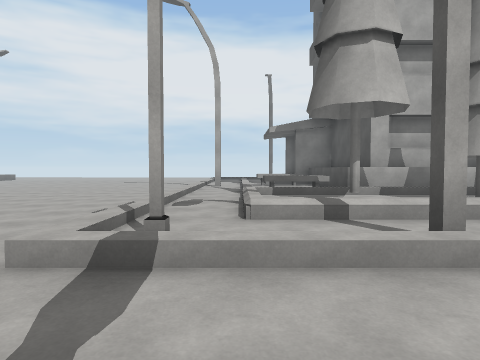
View 1 (above)

20 first-person views from a walk through a Unity game level. The camera is 1.4 m above the floor, tilts 2° down and sees 75° across. The floor is counted in squares, 2 m on a side. Each view is taken from the middle of a square. On the plan, view 1 faces up. The plan holds only what a view shows up to about 10 squares ahead; the rest is blank. The place goes on beyond the plan. The player character is not drawn. Some surface patterns are stand-ins.

View 2
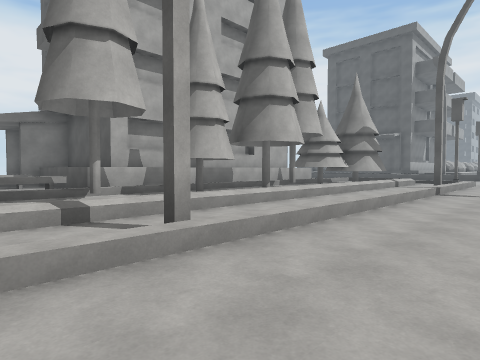

View 3
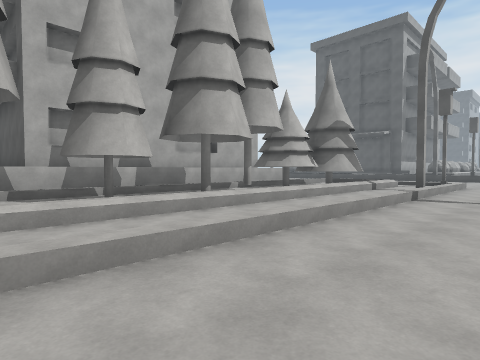

View 4
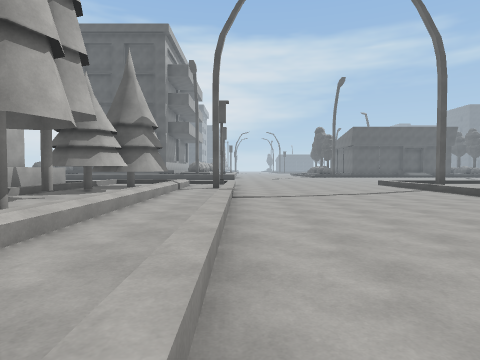

View 5
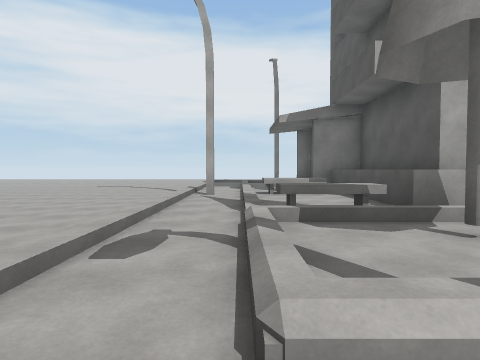

View 6
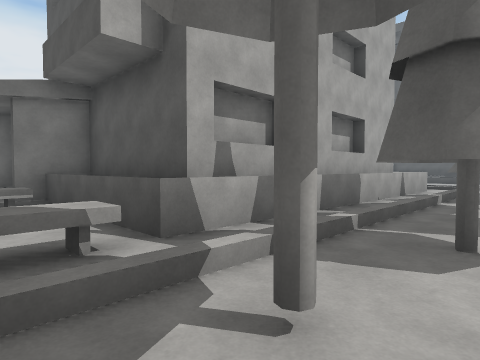

View 7
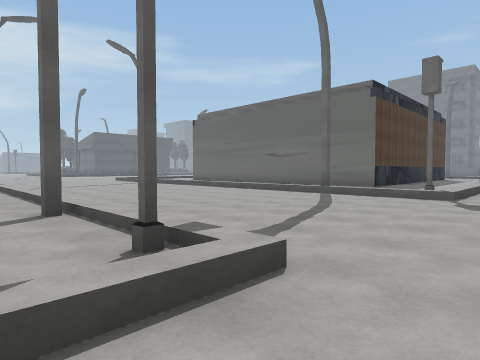

View 8
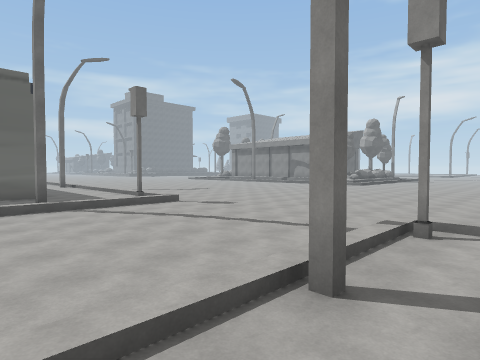

View 9
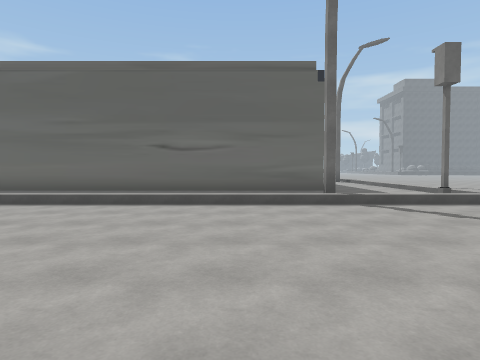

View 10
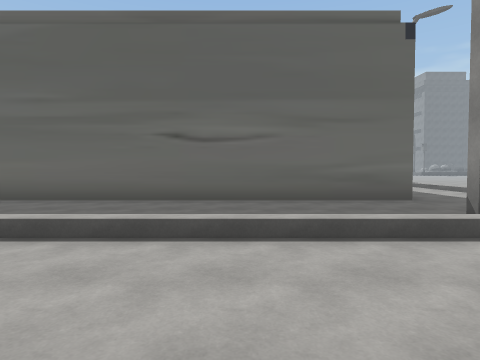

View 11
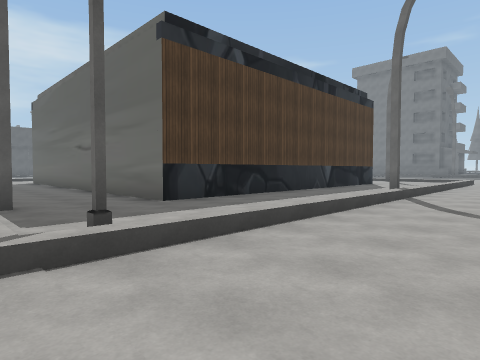

View 12
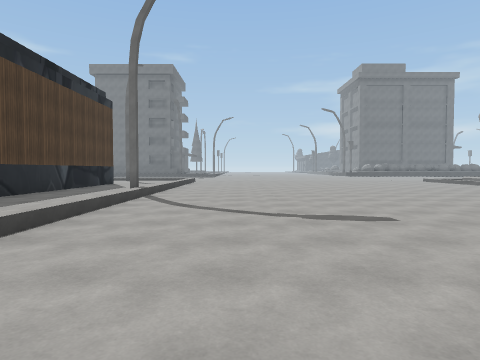

View 13
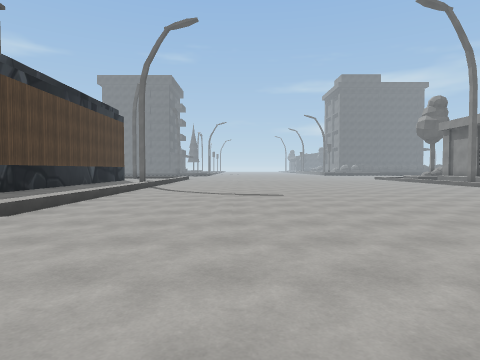

View 14
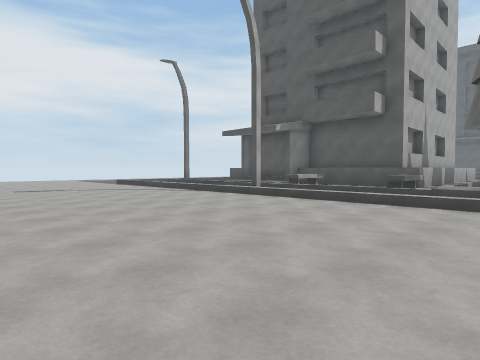

View 15
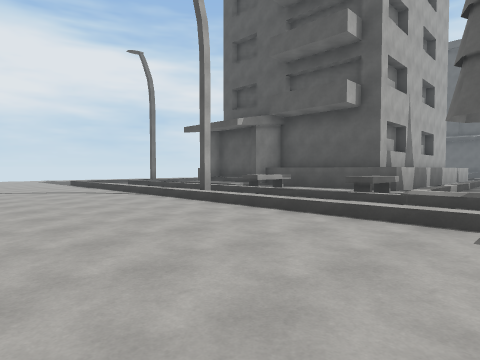

View 16
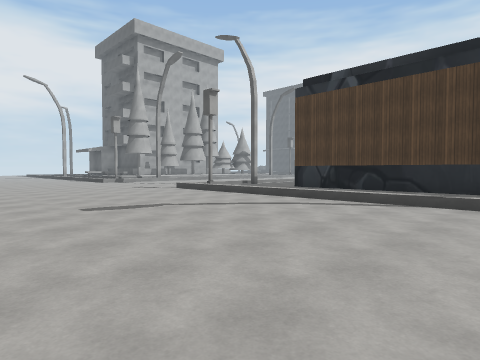

View 17
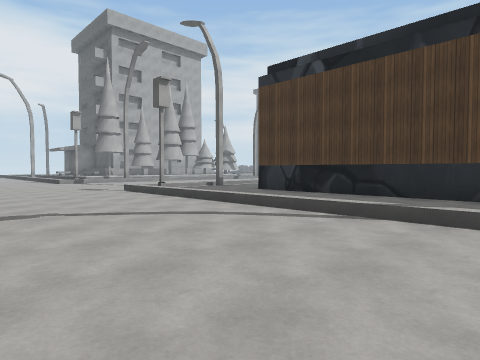

View 18
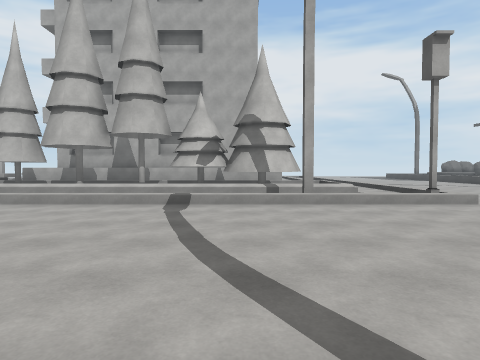

View 19
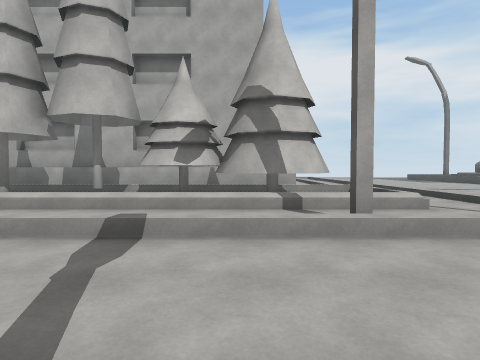

View 20
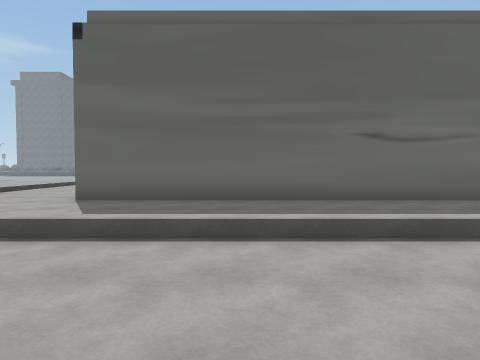

### Floor plan
Key: @ floor where view 1 was taken; # wall or solid block; . main floor; : floor 0.25 m higher than the main floor; / step, stairs or slope; ^ raised ledge; B bench.
Columns run from 12 left of view 1 to 12 right of it. Each row starts with its distance up from view 1.
 12      ......////^#
 11      ......./BB^#
 10      ......./::^#
  9     ......../::^########^
  8     ......../BB^^^^^^^^^^
  7     ......../////////////
  6     ......../:#:####/###
  5     ......../:::### :####
  4          .../////////////
  3      ......#//#///.//////
  2      ......//////////////
  1      ....................
  0       ......@............
 -1       ...................
 -2      ....................
 -3     .....................
 -4     .......//////////////
 -5    ........#..#..........
 -6   ........./.............
 -7  ........../.............
 -8  ........../..###########
 -9 .........../..#
-10 .........../..#
-11   ........./..#
-12   ........./..#
-13  ..........#..#
-14  ........../..#

Where each view was taken, in squares from view 1:
view 1: 0 up, 0 right, facing up
view 2: 0 up, 0 right, facing up-right
view 3: 0 up, 2 right, facing up-right
view 4: 2 up, 2 right, facing right
view 5: 3 up, 0 right, facing up
view 6: 5 up, 1 right, facing up-right
view 7: 4 up, 3 left, facing down-right
view 8: 4 up, 4 right, facing down-left
view 9: 2 up, 4 right, facing down
view 10: 1 down, 5 right, facing down
view 11: 4 down, 4 left, facing down-right
view 12: 4 down, 4 left, facing down
view 13: 0 up, 5 left, facing down
view 14: 5 up, 8 left, facing up-right
view 15: 5 up, 6 left, facing up-right
view 16: 14 down, 8 left, facing up-right
view 17: 14 down, 6 left, facing up-right
view 18: 4 down, 11 right, facing up
view 19: 1 down, 11 right, facing up
view 20: 1 down, 9 right, facing down
